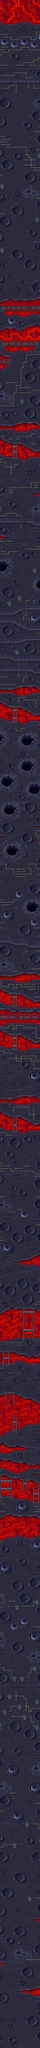

A 2D game scene composited from a Tiled map and its tileset images. What follows is a short description and the map's XML, with each tile layer's data collapsed to a summary:
An orthogonal 16x800 tile map with 16x16 px tiles, 1 tile layer (tiles layer), 3 tilesets and 4 objects (3x ET00, ET01).

<map version="1.10" tiledversion="1.12.2" orientation="orthogonal" renderorder="right-down" width="16" height="800" tilewidth="16" tileheight="16" infinite="0" nextlayerid="3" nextobjectid="5">
 <tileset firstgid="1" source="Hydron_Tiles_01.tsx" />
 <tileset firstgid="449" source="enemies_32x32.tsx" />
 <tileset firstgid="513" source="enemies_16x16.tsx" />
 <layer id="1" name="tiles layer" width="16" height="800">
  <data>[12800 cells, 12800 non-empty, 429 distinct tile ids]</data>
 </layer>
 <objectgroup id="2" name="enemies layer">
  <object id="1" type="ET00" gid="449" x="-32" y="12550" width="32" height="32">
   <properties>
    <property name="movement" value="EM01" />
    <property name="spawn_add_to_level_ypos" type="int" value="200" />
    <property name="spawn_multi_count" type="int" value="22" />
    <property name="spawn_multi_delay" type="int" value="20" />
    <property name="spawn_screen_ypos" type="int" value="0" />
   </properties>
  </object>
  <object id="2" type="ET00" gid="449" x="-32" y="11938" width="32" height="32">
   <properties>
    <property name="movement" value="EM02" />
    <property name="spawn_add_to_level_ypos" type="int" value="200" />
    <property name="spawn_multi_count" type="int" value="3" />
    <property name="spawn_multi_delay" type="int" value="30" />
    <property name="spawn_screen_ypos" type="int" value="0" />
   </properties>
  </object>
  <object id="3" type="ET00" gid="449" x="38" y="11628" width="32" height="32">
   <properties>
    <property name="movement" value="EM03" />
    <property name="spawn_multi_count" type="int" value="12" />
    <property name="spawn_multi_delay" type="int" value="70" />
    <property name="spawn_screen_ypos" type="int" value="256" />
   </properties>
  </object>
  <object id="4" type="ET01" gid="513" x="-19" y="10400" width="16" height="16">
   <properties>
    <property name="movement" value="EM01" />
    <property name="spawn_add_to_level_ypos" type="int" value="200" />
    <property name="spawn_multi_count" type="int" value="12" />
    <property name="spawn_multi_delay" type="int" value="18" />
    <property name="spawn_screen_ypos" type="int" value="0" />
   </properties>
  </object>
 </objectgroup>
</map>
